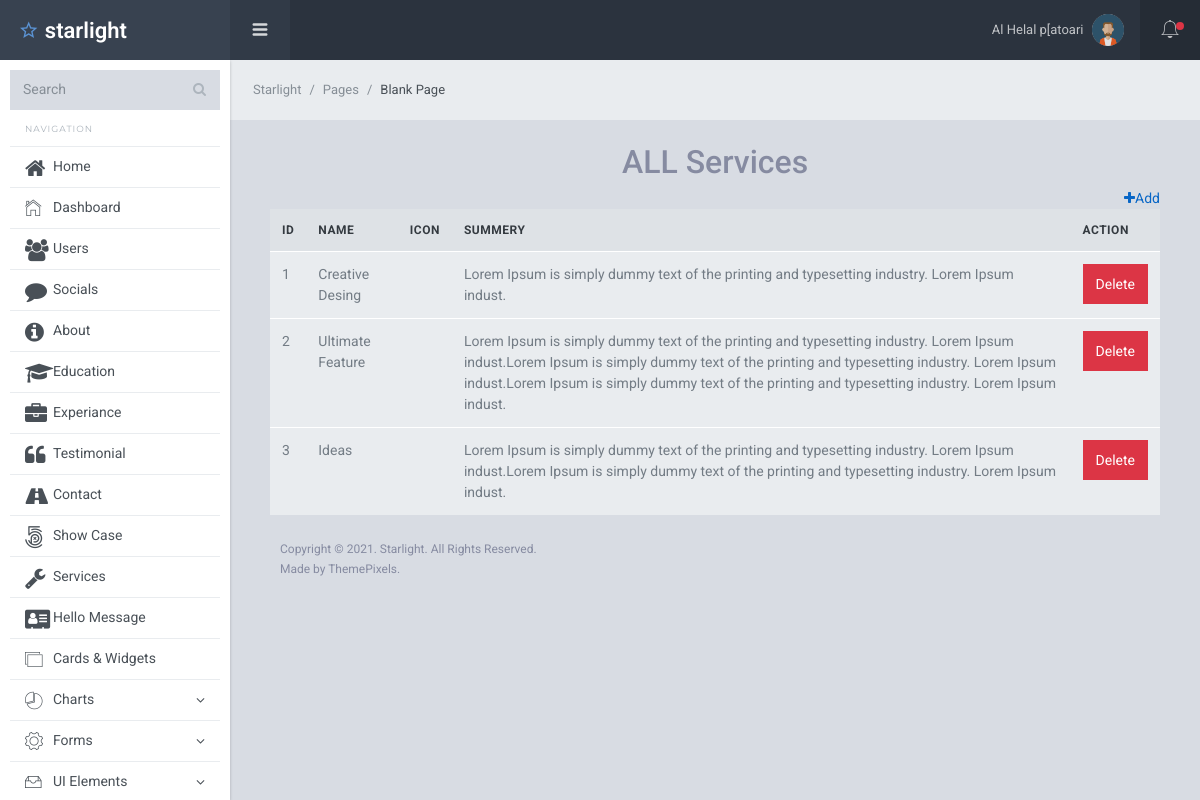
Screenshot of /services.php (signed in) with the database file from the repository.
### tables this page shows
CREATE TABLE `users` (
  `id` int(10) UNSIGNED NOT NULL,
  `name` varchar(100) NOT NULL,
  `email` varchar(100) NOT NULL,
  `password` varchar(255) NOT NULL,
  `image` varchar(255) NOT NULL DEFAULT 'default.jpg',
  `role` int(11) NOT NULL DEFAULT 1 COMMENT '1=users 2=admin 3=employee',
  `status` int(11) NOT NULL DEFAULT 1 COMMENT '1=active 2=deactive'
);

CREATE TABLE `services` (
  `id` int(10) UNSIGNED NOT NULL,
  `name` varchar(100) NOT NULL,
  `icon` varchar(100) NOT NULL,
  `summery` mediumtext NOT NULL,
  `status` int(11) NOT NULL DEFAULT 1
);

### services.php (the view)
<?php
  require "include/header.php";
  $selects = "SELECT * FROM `services` WHERE status = 1";
  $selecst_q = mysqli_query($db, $selects);
?>
  <div class="sl-mainpanel">
      <nav class="breadcrumb sl-breadcrumb">
        <a class="breadcrumb-item" href="index.html">Starlight</a>
        <a class="breadcrumb-item" href="index.html">Pages</a>
        <span class="breadcrumb-item active">Blank Page</span>
      </nav>
  <div class="sl-pagebody">
    <div class="sl-page-title">
     <div class="container">
              <h2 class="text-center">ALL Services</h2>
      <div class="text-right">
       <a href="service-add.php"> <i class="fas fa fa-plus"></i>Add </a>
      </div>
              <table class="table" id="myTable">
                <thead>
                  <tr>
                    <th>ID</th>
                    <th>Name</th>
                    <th>icon</th>
                    <th>summery</th>
                    <th>Action</th>
                  </tr>
                </thead>
                <tbody>
                  <?php foreach ($selecst_q as $key => $value): ?>
                      <tr>
                        <td><?= ++$key; ?></td>
                        <td><?= $value['name']; ?></td>
                        <td><i class="<?= $value['icon'];?>"></i></td>
                        <td><?= $value['summery']; ?></td>
                        <td>
                           <a class="btn btn-danger" href="social-delete.php?id=<?= $value['id'];?>">Delete</a>
                        </td>
                      </tr>
                  <?php endforeach ?>
                </tbody>
              </table>
    </div>
  </div>
<?php
  require "include/footer.php";
?>

### include/header.php (shortened to what this page needs)
<?php
   require_once "database.php";
   $from_session_id =  $_SESSION['id'];
   $header_select = "SELECT * FROM users WHERE id = $from_session_id";
   $header_q = mysqli_query($db, $header_select);
   $header_assoc = mysqli_fetch_assoc($header_q);
?>
<!DOCTYPE html>
<html lang="en">
  <head>
    <link href="assets/lib/font-awesome/css/font-awesome.css" rel="stylesheet">
    <link href="assets/lib/Ionicons/css/ionicons.css" rel="stylesheet">
    <link href="assets/lib/perfect-scrollbar/css/perfect-scrollbar.css" rel="stylesheet">
    <link href="//cdn.datatables.net/1.10.24/css/jquery.dataTables.min.css" rel="stylesheet">
    <link href="assets/lib/highlightjs/github.css" rel="stylesheet">
    <link href="assets/lib/select2/css/select2.min.css" rel="stylesheet">
    <link rel="stylesheet" href="assets/css/starlight.css">
  </head>
  <body>
    <div class="sl-logo"><a href=""><i class="icon ion-android-star-outline"></i> starlight</a></div>
    <div class="sl-sideleft">
      <div class="input-group input-group-search">
        <input type="search" name="search" class="form-control" placeholder="Search">
        <span class="input-group-btn">
          <button class="btn"><i class="fa fa-search"></i></button>
        </span>
      </div>
      <label class="sidebar-label">Navigation</label>
      <div class="sl-sideleft-menu">
         <a href="Theme/index.php" target="_blank" class="sl-menu-link">
          <div class="sl-menu-item">
            <i class="menu-item-icon icon fa fa-home tx-22"></i>
            <span class="menu-item-label">Home</span>
          </div>
        </a>
        <a href="dashboard.php" class="sl-menu-link">
          <div class="sl-menu-item">
            <i class="menu-item-icon icon ion-ios-home-outline tx-22"></i>
            <span class="menu-item-label">Dashboard</span>
          </div>
        </a>
        <a href="users.php" class="sl-menu-link">
          <div class="sl-menu-item">
            <i class="menu-item-icon icon fa fa-users tx-22"></i>
            <span class="menu-item-label">Users</span>
          </div>
        </a>
         <a href="socials.php" class="sl-menu-link">
          <div class="sl-menu-item">
            <i class="menu-item-icon icon fa fa-comment tx-22"></i>
            <span class="menu-item-label">Socials</span>
          </div>
         </a>
          <a href="about.php" class="sl-menu-link">
          <div class="sl-menu-item">
            <i class="menu-item-icon icon fa fa-info-circle tx-22"></i>
            <span class="menu-item-label">About</span>
          </div>
         </a>
          <a href="educations.php" class="sl-menu-link">
          <div class="sl-menu-item">
            <i class="menu-item-icon icon fa fa-graduation-cap tx-22"></i>
            <span class="menu-item-label">Education</span>
          </div>
         </a>
        <a href="experience.php" class="sl-menu-link">
          <div class="sl-menu-item">
            <i class="menu-item-icon icon fa fa-briefcase tx-22"></i>
            <span class="menu-item-label">Experiance</span>
          </div>
         </a>
         <a href="testimonial.php" class="sl-menu-link">
          <div class="sl-menu-item">
            <i class="menu-item-icon icon fa fa-quote-left tx-22"></i>
            <span class="menu-item-label">Testimonial</span>
          </div>
         </a>
        <a href="contact.php" class="sl-menu-link">
          <div class="sl-menu-item">
            <i class="menu-item-icon icon fa fa-road tx-22"></i>
            <span class="menu-item-label">Contact</span>
          </div>
         </a>
          <a href="showcase.php" class="sl-menu-link">
          <div class="sl-menu-item">
            <i class="menu-item-icon icon fa fa-500px tx-22"></i>
            <span class="menu-item-label">Show Case</span>
          </div>
         </a>
          <a href="services.php" class="sl-menu-link">
          <div class="sl-menu-item">
            <i class="menu-item-icon icon fa fa-wrench tx-22"></i>
            <span class="menu-item-label">Services</span>
          </div>
         </a>
          <a href="hello_message.php" class="sl-menu-link">
          <div class="sl-menu-item">
            <i class="menu-item-icon icon fa fa-address-card tx-22"></i>
            <span class="menu-item-label">Hello Message</span>
          </div>
         </a>
        <a href="widgets.html" class="sl-menu-link">
          <div class="sl-menu-item">
            <i class="menu-item-icon icon ion-ios-photos-outline tx-20"></i>
            <span class="menu-item-label">Cards &amp; Widgets</span>
          </div>
        </a>
        <a href="#" class="sl-menu-link">
          <div class="sl-menu-item">
            <i class="menu-item-icon ion-ios-pie-outline tx-20"></i>
            <span class="menu-item-label">Charts</span>
            <i class="menu-item-arrow fa fa-angle-down"></i>
          </div>
        </a>
        <a href="#" class="sl-menu-link">
          <div class="sl-menu-item">
            <i class="menu-item-icon icon ion-ios-gear-outline tx-24"></i>
            <span class="menu-item-label">Forms</span>
            <i class="menu-item-arrow fa fa-angle-down"></i>
          </div>
        </a>
        <a href="#" class="sl-menu-link">
          <div class="sl-menu-item">
            <i class="menu-item-icon icon ion-ios-filing-outline tx-24"></i>
            <span class="menu-item-label">UI Elements</span>
            <i class="menu-item-arrow fa fa-angle-down"></i>
          </div>
        </a>
      </div>
      <br>
    </div>
    <div class="sl-header">
      <div class="sl-header-left">
        <div class="navicon-left hidden-md-down"><a id="btnLeftMenu" href=""><i class="icon ion-navicon-round"></i></a></div>
      </div>
      <div class="sl-header-right">
        <nav class="nav">
          <div class="dropdown">
            <a href="" class="nav-link nav-link-profile" data-toggle="dropdown">
              <span class="logged-name"><?= $_SESSION['name']; ?><span class="hidden-md-down"></span></span>
              <img src="upload/<?= $header_assoc['image'];?>" class="wd-32 rounded-circle" alt="">
            </a>
          </div>
        </nav>
        <div class="navicon-right">
          <a id="btnRightMenu" href="" class="pos-relative">
            <i class="icon ion-ios-bell-outline"></i>
            <span class="square-8 bg-danger"></span>
          </a>
        </div>
      </div>
    </div>

### rows the page displays
users: image (placeholder picture)
services: name "Creative Desing", summery "Lorem Ipsum is simply dummy text of the printing and typesetting industry. Lorem Ipsum indust."
services: name "Ultimate Feature", summery "Lorem Ipsum is simply dummy text of the printing and typesetting industry. Lorem Ipsum indust.Lorem Ipsum is simply dummy text of the printing and typesetting industry. Lorem Ipsum indust.Lorem Ipsum is simply dummy text of the printing and typesetting industry. Lorem Ipsum indust."
services: name "Ideas", summery "Lorem Ipsum is simply dummy text of the printing and typesetting industry. Lorem Ipsum indust.Lorem Ipsum is simply dummy text of the printing and typesetting industry. Lorem Ipsum indust."

### other values shown
$_SESSION['name'] "Al Helal p[atoari"
